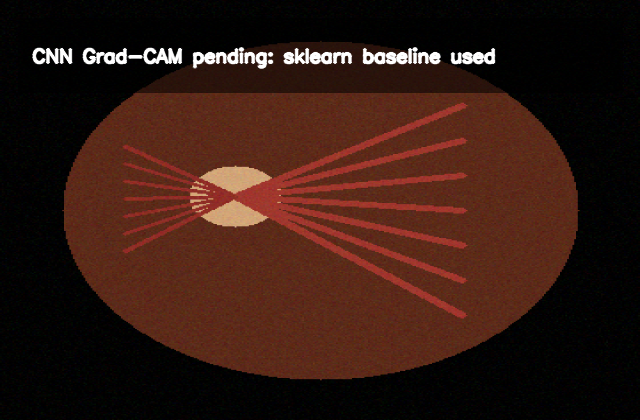
#> input picture tests/_self_check/audit_reports/20260701_004512_b775acb1_explanation_unavailable.png, 640 x 420 px
$ python -i preprocessing.py   (imports and definitions only)   (older library calls are emulated)
#> lines starting #> are read from the running program, lines starting #| are printed output that depends on the picture; after the words box and inside, x2 and y2 are one past the last pixel; in counts of white or black regions, pixels touching at a corner belong together
from __future__ import annotations

from pathlib import Path
from typing import Iterable

import cv2
import numpy as np
from PIL import Image


def load_image(image_or_path: str | Path | np.ndarray) -> np.ndarray:
    """Return an RGB uint8 image array."""
    if isinstance(image_or_path, np.ndarray):
        image = image_or_path
    else:
        path = Path(image_or_path)
        if not path.exists():
            raise FileNotFoundError(path)
        image = np.asarray(Image.open(path).convert("RGB"))
#> image is the input picture: shape (420, 640, 3); mean R, G, B 52.6, 26.2, 18.2

    if image.ndim == 2:
        image = cv2.cvtColor(image, cv2.COLOR_GRAY2RGB)
    if image.ndim == 3 and image.shape[2] == 4:
        image = image[:, :, :3]
    if image.ndim != 3 or image.shape[2] != 3:
        raise ValueError(f"expected RGB image shape, got {image.shape}")
    return image.astype(np.uint8, copy=False)


def crop_black_borders(image_or_path: str | Path | np.ndarray, threshold: int = 7, padding: int = 8) -> np.ndarray:
    image = load_image(image_or_path)
    gray = cv2.cvtColor(image, cv2.COLOR_RGB2GRAY)
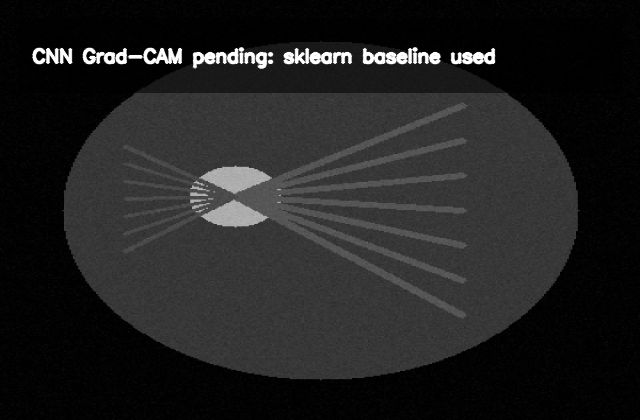
#> gray: shape (420, 640); min 0, max 255, mean 33.2
    mask = gray > threshold
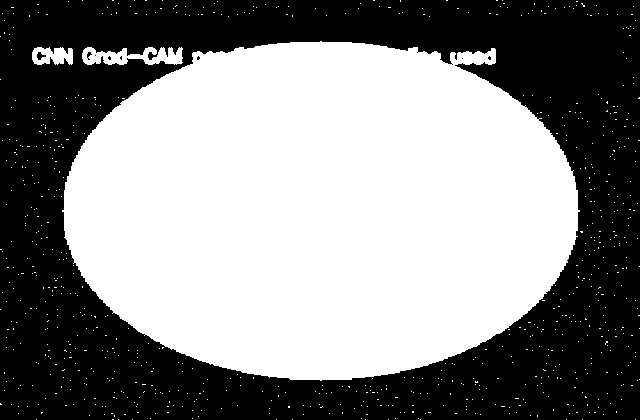
#> mask: shape (420, 640) bool; 52.5% white; 9 black regions (6 under 20 px), largest, box (x1, y1, x2, y2) and area: (0, 0, 640, 420) 127493, (37, 52, 46, 60) 40, (87, 52, 92, 60) 20
    if not mask.any():
        return image

    ys, xs = np.where(mask)
    y0, y1 = ys.min(), ys.max() + 1
#> y0 = 0; y1 = 420
    x0, x1 = xs.min(), xs.max() + 1
#> x0 = 0; x1 = 640
    y0 = max(0, y0 - padding)
    x0 = max(0, x0 - padding)
    y1 = min(image.shape[0], y1 + padding)
    x1 = min(image.shape[1], x1 + padding)
    return image[y0:y1, x0:x1]


def resize_image(image_or_path: str | Path | np.ndarray, size: int | Iterable[int] = 224) -> np.ndarray:
#> called with size = 224
    image = load_image(image_or_path)
    if isinstance(size, int):
        width = height = size
    else:
        width, height = size
    return cv2.resize(image, (int(width), int(height)), interpolation=cv2.INTER_AREA)
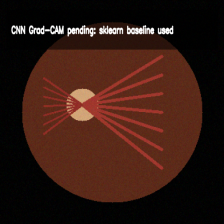
#> returned value: shape (224, 224, 3); mean of channels 0, 1, 2 52.6, 26.2, 18.2; drawn as R, G, B


def preprocess_image(image_or_path: str | Path | np.ndarray, size: int = 224) -> np.ndarray:
    return resize_image(crop_black_borders(image_or_path), size=size)


def normalize_image(image_or_path: str | Path | np.ndarray) -> np.ndarray:
    return load_image(image_or_path).astype(np.float32) / 255.0


def extract_handcrafted_features(image_or_path: str | Path | np.ndarray, size: int = 224) -> np.ndarray:
    """Small baseline feature vector for sklearn models.

    This is not a replacement for the final CNN models; it makes Week 1 executable
    before TensorFlow/PyTorch and dataset weights exist.
    """
    image = preprocess_image(image_or_path, size=size)
    gray = cv2.cvtColor(image, cv2.COLOR_RGB2GRAY)
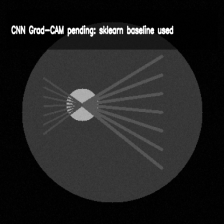
#> gray: shape (224, 224); min 0, max 255, mean 33.2
    hsv = cv2.cvtColor(image, cv2.COLOR_RGB2HSV)
#> hsv: shape (224, 224, 3); mean H, S, V 39.4, 178.4, 53.1
    edges = cv2.Canny(gray, 50, 150)
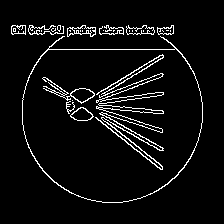
#> edges: shape (224, 224); 5.5% white in thin lines or dots, all inside (x1, y1, x2, y2) = (11, 25, 203, 203)

    features: list[float] = []
    for arr in (image, hsv):
        channels = cv2.split(arr)
        for channel in channels:
            features.extend([float(channel.mean()), float(channel.std())])
            hist = cv2.calcHist([channel], [0], None, [8], [0, 256]).ravel()
            hist = hist / max(1.0, float(hist.sum()))
            features.extend(hist.astype(float).tolist())
#> this loop made 2 passes
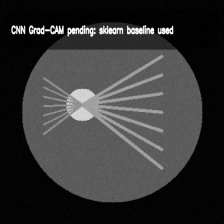
#> channel: shape (224, 224); min 0, max 255, mean 53.1
#> after the loop, features = 60 values, max 178.4 at index 40, min 0 at index 38, mean 10.91

    features.extend(
        [
            float(gray.mean()),
            float(gray.std()),
            float(cv2.Laplacian(gray, cv2.CV_64F).var()),
            float((edges > 0).mean()),
            float(np.percentile(gray, 5)),
            float(np.percentile(gray, 50)),
            float(np.percentile(gray, 95)),
        ]
    )
    return np.asarray(features, dtype=np.float32)

>>> result = extract_handcrafted_features('../tests/_self_check/audit_reports/20260701_004512_b775acb1_explanation_unavailable.png')
#> result = 67 values, max 1339.7 at index 62, min 0 at index 38, mean 32.45
